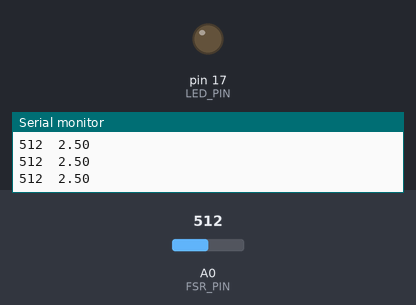
The sketch below on a simulated Arduino Uno, built with avr-gcc and run on an emulated ATmega328P. On the bench: output pins drawn as LEDs (lit = HIGH), the last lines printed to the serial monitor. The inputs (shaded band) are chosen by the test bench; at power-on: A0 (FSR_PIN) = 512.

Above: at 1.2 s.
1.3 s: A0 (FSR_PIN) set to 309
2.8 s: A0 (FSR_PIN) set to 283
At 4.0 s:
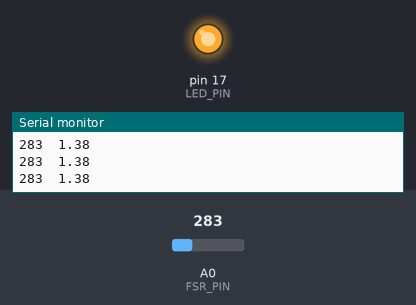
4.3 s: A0 (FSR_PIN) set to 306
At 5.3 s:
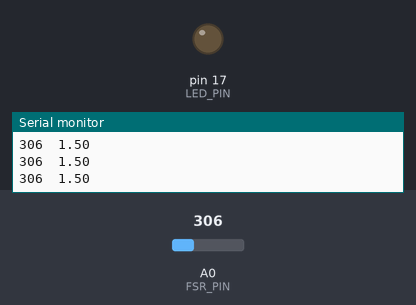
5.8 s: A0 (FSR_PIN) set to 290
At 6.5 s:
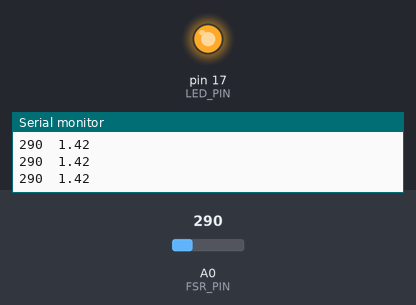
Timing chart, 0 to 8.3 s (numbered marks = the images above; inputs shaded):
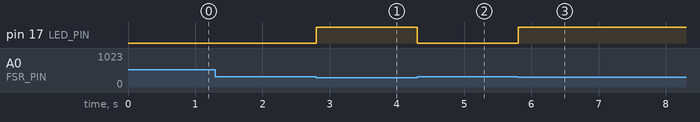

The sketch:

fsr_reader.ino
```cpp
/*
 * Force Sensing Resistor (FSR) Reader
 *
 * Minimal example: reads an FSR through a voltage divider on
 * analog pin A0 and prints the value over the serial port
 * 10 times per second.
 *
 * Wiring (voltage divider):
 *
 *   5V ----[ FSR ]----+----[ 10k resistor ]---- GND
 *                     |
 *                     A0
 *
 * (On a Pro Micro the 5V pin is labeled VCC.)
 *
 * How it works: the FSR's resistance drops as you press harder
 * (~1 Mohm untouched, down to a few kohm under firm pressure).
 * The FSR and the fixed 10k resistor form a voltage divider, so
 * the voltage at A0 rises with pressure. analogRead() converts
 * that voltage (0-5V) to an integer 0-1023.
 *
 * View the output with:
 *   arduino-cli monitor -p <your-port> --config baudrate=115200
 */

const int FSR_PIN = A0;        // analog input pin
const int LED_PIN = 17;        // Pro Micro RX LED (active-LOW: LOW = lit).
                               // On Leonardo/Uno use 13 (active-HIGH) and
                               // swap LOW/HIGH in the digitalWrite below.
const unsigned long SAMPLE_INTERVAL_MS = 100;   // 10 Hz

unsigned long nextSampleTime = 0;

void setup() {
  pinMode(LED_PIN, OUTPUT);

  Serial.begin(115200);
  // On ATmega32U4 boards (Leonardo, Pro Micro) the USB serial port
  // takes a moment to connect. Wait up to 3 s so the first prints
  // aren't lost, but don't hang forever if no monitor is attached.
  unsigned long waitStart = millis();
  while (!Serial && (millis() - waitStart < 3000)) {
    ;
  }

  Serial.println("FSR reader ready");
  Serial.println("raw (0-1023)\tvoltage (V)");
}

void loop() {
  if (millis() >= nextSampleTime) {
    nextSampleTime = millis() + SAMPLE_INTERVAL_MS;

    int raw = analogRead(FSR_PIN);              // 0-1023
    float voltage = raw * (5.0 / 1023.0);       // convert to volts

    Serial.print(raw);
    Serial.print('\t');
    Serial.println(voltage, 2);

    // Light the LED when pressed (threshold is arbitrary; tune it).
    // The Pro Micro RX LED lights when the pin is LOW.
    digitalWrite(LED_PIN, raw > 300 ? LOW : HIGH);
  }
}
```

Measured:
- the behaviour switches between 301 and 300 on A0 (FSR_PIN) (found by bisection; images 0 and 1)
- after the input at 2.8 s, pin 17 (LED_PIN): LOW → HIGH at once
- after the input at 4.3 s, pin 17 (LED_PIN): HIGH → LOW at once
- after the input at 5.8 s, pin 17 (LED_PIN): LOW → HIGH at once
